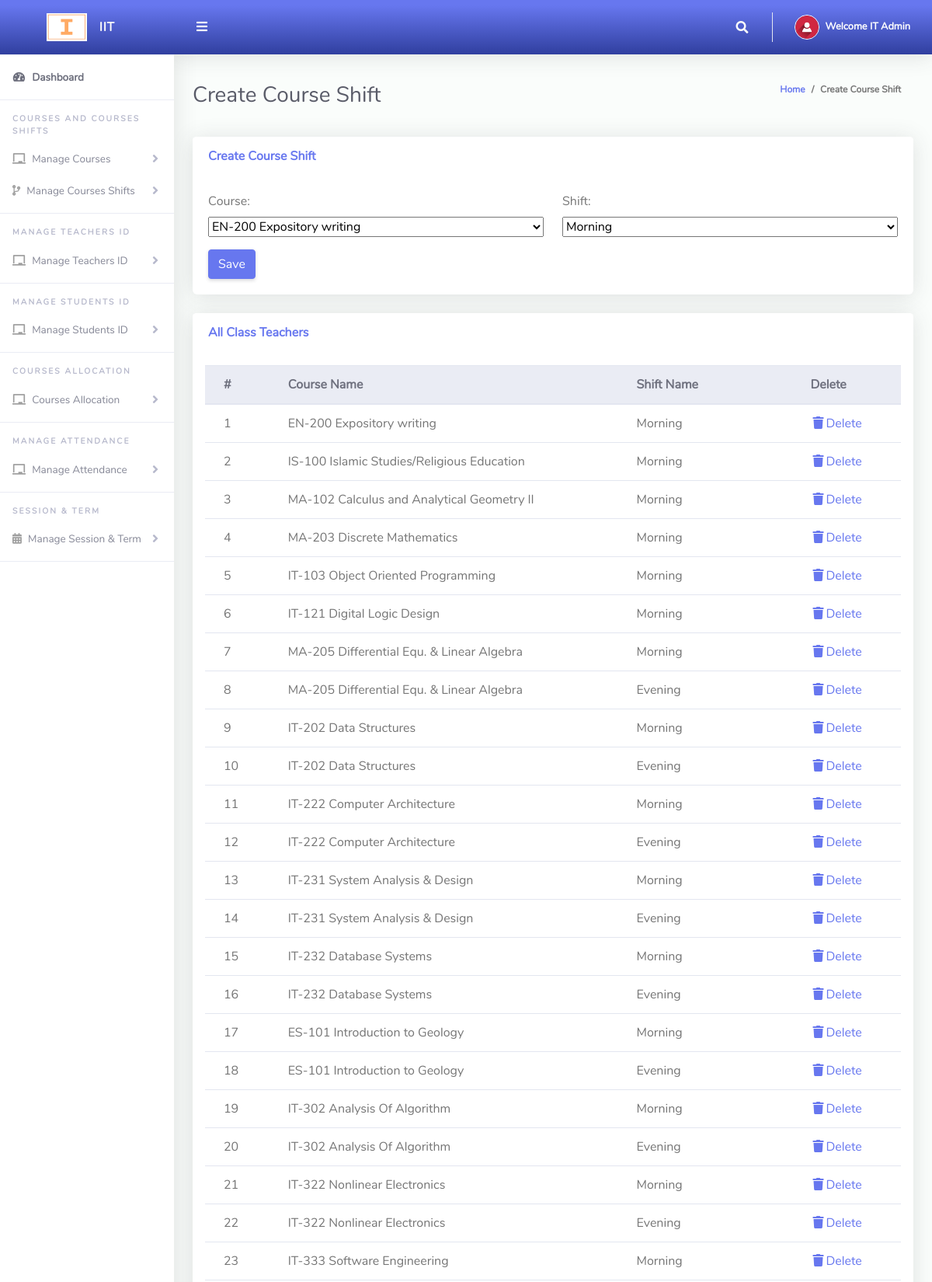
The page /Admin/createCoursesShift.php (signed in, upper part) on the database its author committed.
### tables this page shows
CREATE TABLE `tblshift_course` (
  `id` int(11) NOT NULL,
  `course_id` int(3) NOT NULL,
  `shift_id` int(3) NOT NULL
);

CREATE TABLE `tblcourse` (
  `Id` int(3) NOT NULL,
  `courseName` varchar(200) NOT NULL
);

CREATE TABLE `tblshift` (
  `id` int(3) NOT NULL,
  `shiftName` varchar(40) NOT NULL
);

### Admin/createCoursesShift.php (the view, shortened to what this page needs)
<?php
include '../Includes/dbcon.php';
?>
<!DOCTYPE html>
<html lang="en">
<head>
  <link href="../vendor/fontawesome-free/css/all.min.css" rel="stylesheet" type="text/css">
  <link href="../vendor/bootstrap/css/bootstrap.min.css" rel="stylesheet" type="text/css">
  <link rel="stylesheet" href="https://cdn.jsdelivr.net/npm/bootstrap-select@1.13.14/dist/css/bootstrap-select.min.css">
  <link href="css/ruang-admin.min.css" rel="stylesheet">
</head>
<body id="page-top">
  <div id="wrapper">
    <?php include "Includes/sidebar.php";?>
    <div id="content-wrapper" class="d-flex flex-column">
      <div id="content">
        <?php include "Includes/topbar.php";?>
        <div class="container-fluid" id="container-wrapper">
          <div class="d-sm-flex align-items-center justify-content-between mb-4">
            <h1 class="h3 mb-0 text-gray-800">Create Course Shift</h1>
            <ol class="breadcrumb">
              <li class="breadcrumb-item"><a href="./">Home</a></li>
              <li class="breadcrumb-item active" aria-current="page">Create Course Shift</li>
            </ol>
          </div>
          <div class="row">
            <div class="col-lg-12">
              <div class="card mb-4">
                <div class="card-header py-3 d-flex flex-row align-items-center justify-content-between">
                  <h6 class="m-0 font-weight-bold text-primary">Create Course Shift</h6>
                </div>
                <div class="card-body">
                  <form method="post">
                    <div class="form-group row mb-3">
                      <div class="col-xl-6 search_select_box">
                        <label for="courseId">Course:</label>
                        <br />
                        <select class="w-100 selectpicker" id="courseId" name="courseId" placeholder="" data-live-search="true">
                        <?php
                            $query = "SELECT courseName FROM tblcourse";
                            $result = mysqli_query($conn, $query);
                            if ($result) {
                                while ($row = mysqli_fetch_assoc($result)) {
                                    $courseName = $row['courseName'];
                                    echo "<option>$courseName</option>";
                                }
                            } else {
                                echo "<option>Error fetching courses</option>";
                            }
                        ?>
                        </select>
                      </div>
                      <div class="col-xl-6 search_select_box">
                        <label for="courseId">Shift:</label>
                        <br />
                        <select class="w-100 selectpicker" id="shiftId" name="shiftId" placeholder="" data-live-search="true">
                        <?php
                            $squery = "SELECT shiftName FROM tblshift";
                            $sresult = mysqli_query($conn, $squery);
                            if ($sresult) {
                                while ($srow = mysqli_fetch_assoc($sresult)) {
                                    $shiftName = $srow['shiftName'];
                                    echo "<option>$shiftName</option>";
                                }
                            } else {
                                echo "<option>Error fetching courses</option>";
                            }?>
                        </select>
                      </div>
                    </div>
                    <button type="submit" name="save" class="btn btn-primary">Save</button>
                  </form>
                </div>
              </div>
            </div>
          </div>
           <div class="row">
            <div class="col-lg-12">
              <div class="card mb-4">
                <div class="card-header py-3 d-flex flex-row align-items-center justify-content-between">
                  <h6 class="m-0 font-weight-bold text-primary">All Class Teachers</h6>
                </div>
                <div class="table-responsive p-3">
                  <table class="table align-items-center table-flush table-hover" id="dataTableHover">
                    <thead class="thead-light">
                      <tr>
                        <th>#</th>
                        <th>Course Name</th>
                        <th>Shift Name</th>
                        <th>Delete</th>
                      </tr>
                    </thead>
                    <tbody>
                    <?php
                      $query = "SELECT scs.id, c.courseName, sh.shiftName
                      FROM tblshift_course scs
                      INNER JOIN tblcourse c ON scs.course_id = c.id
                      INNER JOIN tblshift sh ON scs.shift_id = sh.id";
                        $result = mysqli_query($conn, $query);
                            if ($result) {
                                $sn = 0;
                                while ($row = mysqli_fetch_assoc($result)) {
                                    $sn++;
                                    echo "
                                        <tr>
                                        <td>" . $sn . "</td>
                                        <td>" . $row['courseName'] . "</td>
                                        <td>" . $row['shiftName'] . "</td>
                                        <td><a href='deleteCourseShift.php?id=" . $row['id'] . "'><i class='fas fa-fw fa-trash'></i>Delete</a></td>
                                        </tr>";
                                }
                            }
                            else {
                                echo "<div class='alert alert-danger' role='alert'>
                                Error fetching records: " . mysqli_error($conn) . "
                                </div>";
                            }
                    ?>
                    </tbody>
                  </table>
                </div>
              </div>
            </div>
            </div>
          </div>
        </div>
      </div>
    </div>
</body>
</html>

### Admin/Includes/topbar.php (shortened to what this page needs)
<?php
  $query = "SELECT * FROM tbladmin WHERE Id = ".$_SESSION['userId']."";
  $rs = $conn->query($query);
  $rows = $rs->fetch_assoc();
  $fullName = $rows['firstName']." ".$rows['lastName'];
?>
<nav class="navbar navbar-expand navbar-light bg-gradient-primary topbar mb-4 static-top">
          <button id="sidebarToggleTop" class="btn btn-link rounded-circle mr-3">
            <i class="fa fa-bars"></i>
          </button>
          <ul class="navbar-nav ml-auto">
            <li class="nav-item dropdown no-arrow">
              <a class="nav-link dropdown-toggle" href="#" id="searchDropdown" role="button" data-toggle="dropdown"
                aria-haspopup="true" aria-expanded="false">
                <i class="fas fa-search fa-fw"></i>
              </a>
            </li>
            <li class="nav-item dropdown no-arrow">
              <a class="nav-link dropdown-toggle" href="#" id="userDropdown" role="button" data-toggle="dropdown"
                aria-haspopup="true" aria-expanded="false">
                <img class="img-profile rounded-circle" src="img/user-icn.png" style="max-width: 60px">
                <span class="ml-2 d-none d-lg-inline text-white small"><b>Welcome <?php echo $fullName;?></b></span>
              </a>
            </li>
          </ul>
        </nav>

### rows shown on the page
tblshift_course: course.courseName "EN-200 Expository writing", shift.shiftName "Morning"
tblshift_course: course.courseName "IS-100 Islamic Studies/Religious Education", shift.shiftName "Morning"
tblshift_course: course.courseName "MA-102 Calculus and Analytical Geometry II", shift.shiftName "Morning"
tblshift_course: course.courseName "MA-203 Discrete Mathematics", shift.shiftName "Morning"
tblshift_course: course.courseName "IT-103 Object Oriented Programming", shift.shiftName "Morning"
tblshift_course: course.courseName "IT-121 Digital Logic Design", shift.shiftName "Morning"
tblshift_course: course.courseName "MA-205 Differential Equ. & Linear Algebra", shift.shiftName "Morning"
tblshift_course: course.courseName "MA-205 Differential Equ. & Linear Algebra", shift.shiftName "Evening"
tblshift_course: course.courseName "IT-202 Data Structures", shift.shiftName "Morning"
tblshift_course: course.courseName "IT-202 Data Structures", shift.shiftName "Evening"
tblshift_course: course.courseName "IT-222 Computer Architecture", shift.shiftName "Morning"
tblshift_course: course.courseName "IT-222 Computer Architecture", shift.shiftName "Evening"
tblshift_course: course.courseName "IT-231 System Analysis & Design", shift.shiftName "Morning"
tblshift_course: course.courseName "IT-231 System Analysis & Design", shift.shiftName "Evening"
tblshift_course: course.courseName "IT-232 Database Systems", shift.shiftName "Morning"
tblshift_course: course.courseName "IT-232 Database Systems", shift.shiftName "Evening"
tblshift_course: course.courseName "ES-101 Introduction to Geology", shift.shiftName "Morning"
tblshift_course: course.courseName "ES-101 Introduction to Geology", shift.shiftName "Evening"
tblshift_course: course.courseName "IT-302 Analysis Of Algorithm", shift.shiftName "Morning"
tblshift_course: course.courseName "IT-302 Analysis Of Algorithm", shift.shiftName "Evening"
tblshift_course: course.courseName "IT-322 Nonlinear Electronics", shift.shiftName "Morning"
tblshift_course: course.courseName "IT-322 Nonlinear Electronics", shift.shiftName "Evening"
tblshift_course: course.courseName "IT-333 Software Engineering", shift.shiftName "Morning"

### other values the page prints
$fullName "IT Admin"
form field courseId "EN-200 Expository writing"
form field shiftId "Morning"
